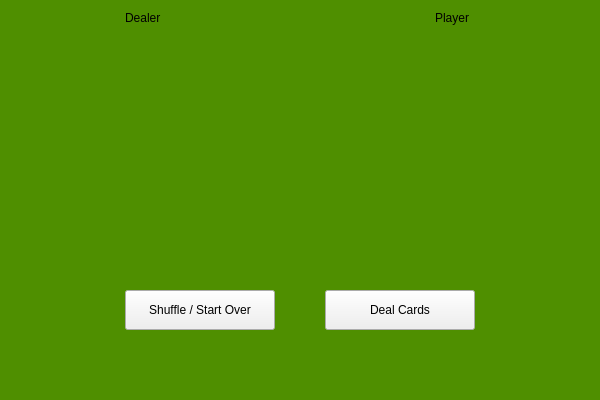
<?xml version="1.0" encoding="UTF-8"?>
<ui version="4.0">
 <class>MainWindow</class>
 <widget class="QMainWindow" name="MainWindow">
  <property name="geometry">
   <rect>
    <x>0</x>
    <y>0</y>
    <width>600</width>
    <height>400</height>
   </rect>
  </property>
  <property name="windowTitle">
   <string>MainWindow</string>
  </property>
  <property name="styleSheet">
   <string notr="true">background-color: rgb(79, 143, 0);</string>
  </property>
  <widget class="QWidget" name="centralwidget">
   <widget class="QPushButton" name="shuffleButton">
    <property name="geometry">
     <rect>
      <x>125</x>
      <y>290</y>
      <width>150</width>
      <height>40</height>
     </rect>
    </property>
    <property name="styleSheet">
     <string notr="true">background-color: light gray;</string>
    </property>
    <property name="text">
     <string>Shuffle / Start Over</string>
    </property>
   </widget>
   <widget class="QPushButton" name="dealButton">
    <property name="geometry">
     <rect>
      <x>325</x>
      <y>290</y>
      <width>150</width>
      <height>40</height>
     </rect>
    </property>
    <property name="styleSheet">
     <string notr="true">background-color: light gray;</string>
    </property>
    <property name="text">
     <string>Deal Cards</string>
    </property>
   </widget>
   <widget class="QLabel" name="dealerLabel">
    <property name="geometry">
     <rect>
      <x>125</x>
      <y>50</y>
      <width>150</width>
      <height>218</height>
     </rect>
    </property>
    <property name="text">
     <string/>
    </property>
    <property name="pixmap">
     <pixmap>images/cards/2_of_clubs.png</pixmap>
    </property>
    <property name="scaledContents">
     <bool>true</bool>
    </property>
   </widget>
   <widget class="QLabel" name="playerLabel">
    <property name="geometry">
     <rect>
      <x>325</x>
      <y>50</y>
      <width>150</width>
      <height>218</height>
     </rect>
    </property>
    <property name="text">
     <string/>
    </property>
    <property name="pixmap">
     <pixmap>images/cards/2_of_diamonds.png</pixmap>
    </property>
    <property name="scaledContents">
     <bool>true</bool>
    </property>
   </widget>
   <widget class="QLabel" name="dealerHeaderLabel">
    <property name="geometry">
     <rect>
      <x>125</x>
      <y>10</y>
      <width>58</width>
      <height>16</height>
     </rect>
    </property>
    <property name="text">
     <string>Dealer</string>
    </property>
   </widget>
   <widget class="QLabel" name="playerHeaderLabel">
    <property name="geometry">
     <rect>
      <x>435</x>
      <y>10</y>
      <width>58</width>
      <height>16</height>
     </rect>
    </property>
    <property name="text">
     <string>Player</string>
    </property>
   </widget>
  </widget>
  <widget class="QMenuBar" name="menubar">
   <property name="geometry">
    <rect>
     <x>0</x>
     <y>0</y>
     <width>600</width>
     <height>33</height>
    </rect>
   </property>
  </widget>
  <widget class="QStatusBar" name="statusbar"/>
 </widget>
 <resources/>
 <connections/>
</ui>
